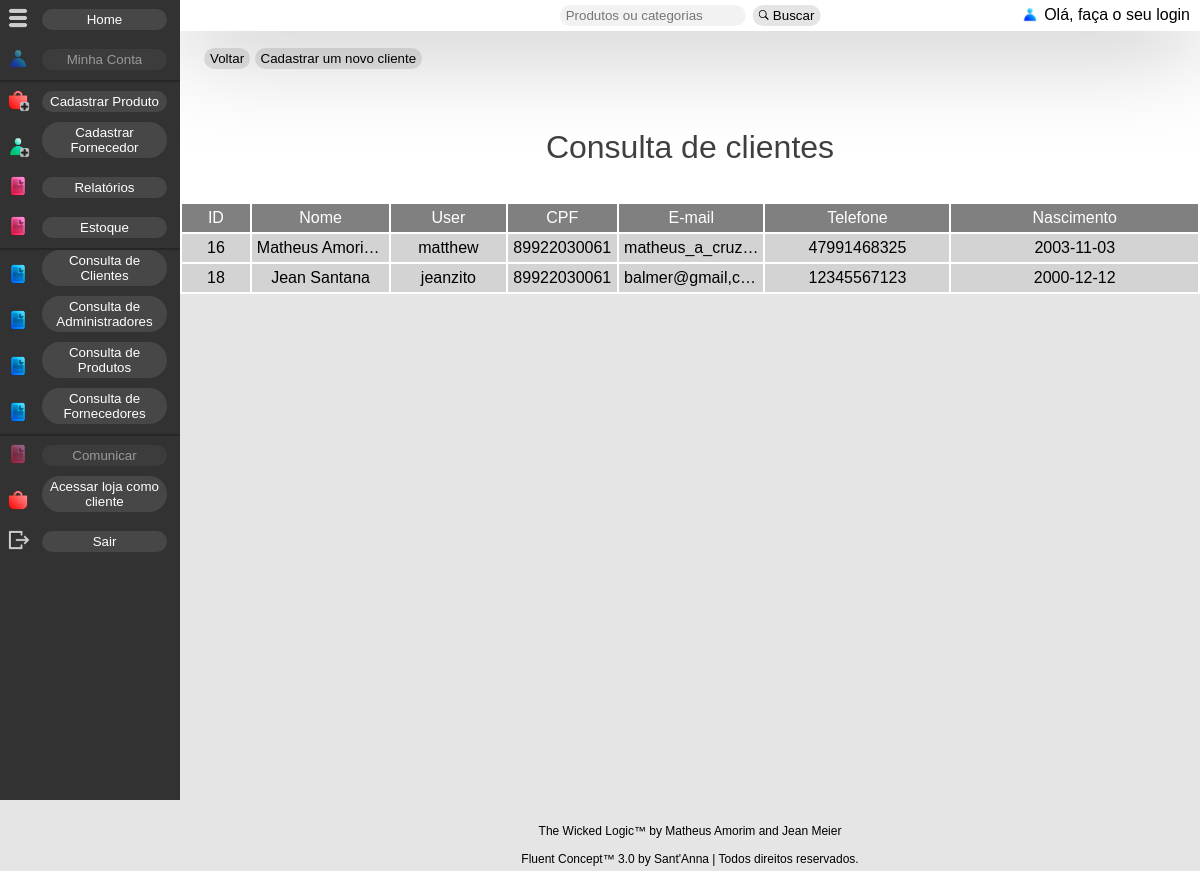
Page /sa/consulta_perfil_clientes.php on the committed database.
### tables this page shows
CREATE TABLE `tb_clientes` (
  `id_clientes` int(10) UNSIGNED NOT NULL,
  `nome_clientes` varchar(161) NOT NULL,
  `user_clientes` varchar(32) NOT NULL,
  `cpf_clientes` varchar(15) NOT NULL,
  `email_clientes` varchar(345) NOT NULL,
  `senha_clientes` varchar(32) NOT NULL,
  `telefone_clientes` varchar(16) NOT NULL,
  `nascimento_clientes` date NOT NULL,
  `tb_imagens_id_imagens` int(10) UNSIGNED DEFAULT NULL
);

### sa/consulta_perfil_clientes.php (the view, shortened to what this page needs)
<!DOCTYPE html>
<html lang="pt-br">
<head>
	<link rel="stylesheet" href="css/style-default.css">
</head>
<body>
    <?php include "header_adm.php";?>
    <main>
        <div class="consulta">
            <?php
                require_once 'funcoes/conexao.php';
                mysqli_query($conexao,"set names 'utf8'");
                $resultado = mysqli_query($conexao,"select id_clientes, nome_clientes, user_clientes, cpf_clientes, email_clientes, telefone_clientes, nascimento_clientes from tb_clientes");
            ?>
            <div class="pagina_consulta">
                <div class="buttons_superior">
                    <button onclick="history.go(-1);" type="button">Voltar</button>
                    <button onclick="location.href = 'cadastro_clientes.php';" type="button">Cadastrar um novo cliente</button>
                </div>
                <h1>Consulta de clientes</h1>
                <table>
                    <tr>
                        <th>ID</th>
                        <th>Nome</th>
                        <th>User</th>
                        <th>CPF</th>
                        <th>E-mail</th>
                        <th>Telefone</th>
                        <th>Nascimento</th>
                    </tr>
                    <?php
                        while($registro_cadastro=mysqli_fetch_array($resultado)){
                            $id_clientes=$registro_cadastro["id_clientes"];
                            $nome_clientes=$registro_cadastro["nome_clientes"];
                            $user_clientes=$registro_cadastro["user_clientes"];
                            $cpf_clientes=$registro_cadastro["cpf_clientes"];
                            $email_clientes=$registro_cadastro["email_clientes"];
                            $telefone_clientes=$registro_cadastro["telefone_clientes"];
                            $nascimento_clientes=$registro_cadastro["nascimento_clientes"];
                    ?>
                    <tr>
                        <td><?php echo $id_clientes ?></td>
                        <td><?php echo $nome_clientes ?></td>
                        <td><?php echo $user_clientes ?></td>
                        <td><?php echo $cpf_clientes ?></td>
                        <td><?php echo $email_clientes ?></td>
                        <td><?php echo $telefone_clientes ?></td>
                        <td><?php echo $nascimento_clientes ?></td>
                    </tr>
                    <?php
                        }
                    ?>
                </table>
            </div>
        </div>
        <?php include "footer.php";?>
    </main>
</body>
</html>

### sa/css/style-default.css (style rules this page uses)
* { font-family: Arial, Helvetica, sans-serif; font-weight: normal; padding: 0; margin: 0; list-style: none; text-decoration: none; }
body { background-color: rgba(0, 0, 0, 0.1); }
button { width: auto; background-color: rgba(0, 0, 0, 0.1); border: 0; border-radius: 50px; padding: 3px 6px 3px 6px; }
.buttons_superior { padding: 24px 0 24px 24px; }
.consulta { background-color: white; }
.pagina_consulta { width: 100%; }
.pagina_consulta h1 { width: 100%; color: rgba(0, 0, 0, 0.75); padding: 36px 0 36px 0; text-align: center; overflow: hidden; text-overflow: ellipsis; display: -webkit-box; -webkit-line-clamp: 1; -webkit-box-orient: vertical; }
.pagina_consulta table { width: 100%; }
.pagina_consulta th { background-color: gray; padding: 5px; color: white; max-width: 100px; overflow: hidden; text-overflow: ellipsis; white-space: nowrap; }
.pagina_consulta td { background-color: lightgray; padding: 5px; max-width: 1px; text-align: center; overflow: hidden; text-overflow: ellipsis; white-space: nowrap; }

### sa/header_adm.php (style rules this page uses)
main { margin-left: 180px; padding-top: 24px; }

### rows in the picture
tb_clientes: id_clientes "16", nome_clientes "Matheus Amori…", user_clientes "matthew", cpf_clientes "89922030061", email_clientes "matheus_a_cru…", telefone_clientes "47991468325", nascimento_clientes "2003-11-03"
tb_clientes: id_clientes "18", nome_clientes "Jean Santana", user_clientes "jeanzito", cpf_clientes "89922030061", email_clientes "balmer@gmail,c…", telefone_clientes "12345567123", nascimento_clientes "2000-12-12"
